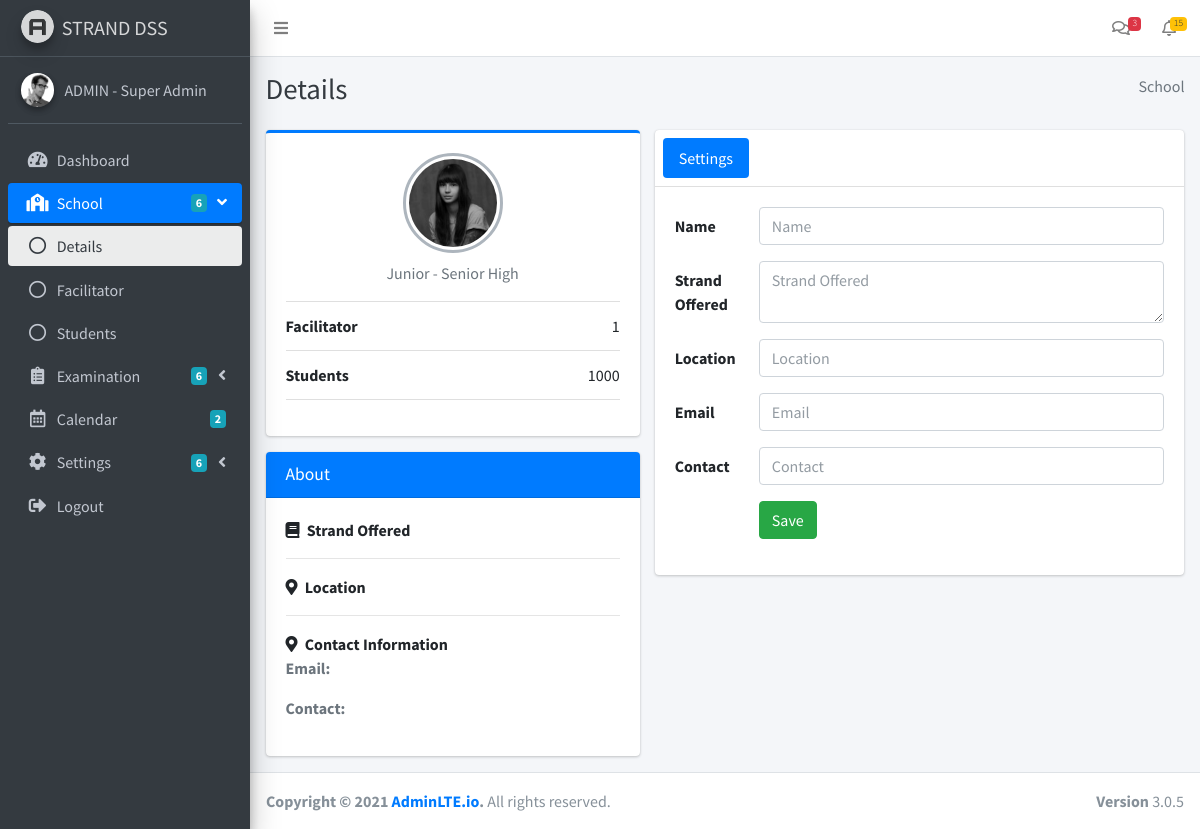
Before: /admin/school_details.php (signed in) with the older database file.
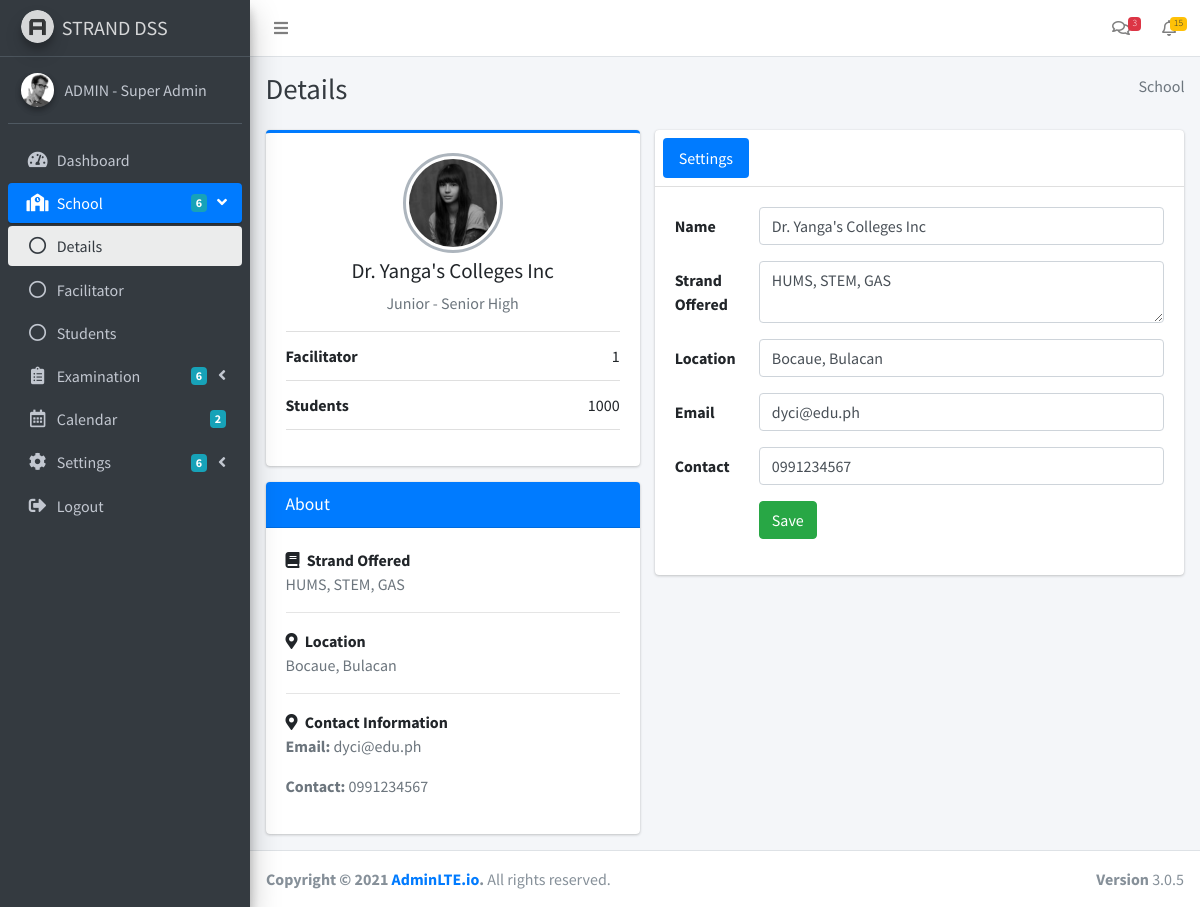
After: the same page with the newer database file.
### tables this page shows
CREATE TABLE `school_info` (
  `school_id` int(11) NOT NULL,
  `school_name` varchar(100) NOT NULL,
  `school_address` text NOT NULL,
  `strands` text NOT NULL,
  `email` varchar(100) NOT NULL,
  `contact` text NOT NULL,
  `logo` varchar(100) NOT NULL,
  `dateupdated` timestamp NULL DEFAULT NULL ON UPDATE current_timestamp()
);

### admin/school_details.php (the view, shortened to what the changed rows need)
<?php
include('include/header.php');
$sql = "SELECT * FROM school_info";
$result = $conn->query($sql);
if ($result->num_rows > 0) {
  while ($row = $result->fetch_assoc()) {
    $school = $row['school_name'];
    $address = $row['school_address'];
    $strands = $row['strands'];
    $email = $row['email'];
    $contact = $row['contact'];
  }
}
?>
<div class="content-wrapper">
  <div class="content-header">
    <div class="container-fluid">
      <div class="row mb-2">
        <div class="col-sm-6">
          <h1 class="m-0 text-dark"> Details</h1>
        </div>
      </div>
    </div>
  </div>
  <section class="content">
    <div class="container-fluid">
      <div class="row">
        <div class="col-md-5">
          <div class="card card-primary card-outline">
            <div class="card-body box-profile">
              <div class="text-center">
                <img class="profile-user-img img-fluid img-circle" src="../dist/img/user4-128x128.jpg" alt="User profile picture">
              </div>
              <h3 class="profile-username text-center"><?php echo $school; ?></h3>
              <p class="text-muted text-center">Junior - Senior High</p>
              <ul class="list-group list-group-unbordered mb-3">
                <li class="list-group-item">
                </li>
                <li class="list-group-item">
              </ul>
            </div>
          </div>
          <div class="card card-primary">
            <div class="card-body">
              <strong><i class="fas fa-book mr-1"></i> Strand Offered</strong>
              <p class="text-muted">
                <?php echo $strands; ?>
              </p>
              <hr>
              <strong><i class="fas fa-map-marker-alt mr-1"></i> Location</strong>
              <p class="text-muted"><?php echo $address; ?></p>
              <hr>
              <strong><i class="fas fa-map-marker-alt mr-1"></i> Contact Information</strong>
              <p class="text-muted"><strong>Email: </strong><?php echo $email; ?></p>
              <p class="text-muted"><strong>Contact: </strong><?php echo $contact; ?></p>
            </div>
          </div>
        </div>
        <div class="col-md-7">
          <div class="card">
            <div class="card-body">
              <div class="tab-content">
                <div class="active tab-pane" id="settings">
                  <form class="form-horizontal" method="POST" action="update_schoolinfo.php" enctype="multipart/form-data">
                    <div class="form-group row">
                      <div class="col-sm-10">
                        <input type="text" class="form-control" id="inputName" placeholder="Name" value="<?php echo $school; ?>">
                      </div>
                    </div>
                    <div class="form-group row">
                      <div class="col-sm-10">
                        <textarea class="form-control" id="inputExperience" placeholder="Strand Offered"><?php echo $strands; ?></textarea>
                      </div>
                    </div>
                    <div class="form-group row">
                      <div class="col-sm-10">
                        <input type="text" class="form-control" id="inputName2" placeholder="Location" value="<?php echo $address; ?>">
                      </div>
                    </div>
                    <div class="form-group row">
                      <div class="col-sm-10">
                        <input type="email" class="form-control" id="inputEmail" placeholder="Email" value="<?php echo $email; ?>">
                      </div>
                    </div>
                    <div class="form-group row">
                      <div class="col-sm-10">
                        <input type="text" class="form-control" id="inputEmail" placeholder="Contact" value="<?php echo $contact; ?>">
                      </div>
                    </div>
                  </form>
                </div>
              </div>
            </div>
          </div>
        </div>
      </div>
    </div>
  </section>
</div>
<?php
include('include/footer.php');
?>

Changed rows visible on the page:
added school_info: school_name "Dr. Yanga's Colleges Inc", strands "HUMS, STEM, GAS", school_address "Bocaue, Bulacan", email "dyci@edu.ph", contact "0991234567"
